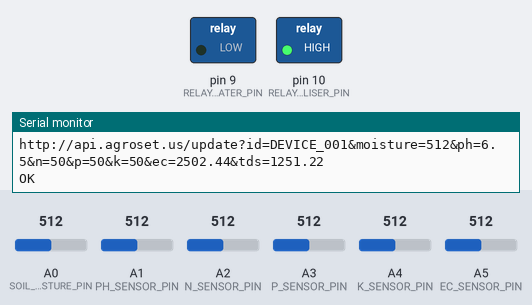
Bench run of a sketch on a simulated Arduino Uno, built with avr-gcc and run on an emulated ATmega328P. On the bench: switched loads named in the sketch (green lamp = pin HIGH), the last lines printed to the serial monitor. The test bench sets the inputs (shaded band); at power-on: A2 (N_SENSOR_PIN) = 512, A0 (SOIL_MOISTURE_PIN) = 512, A1 (PH_SENSOR_PIN) = 512, A3 (P_SENSOR_PIN) = 512, A4 (K_SENSOR_PIN) = 512, A5 (EC_SENSOR_PIN) = 512. The modem accepts every AT command (registered, SIM ready, sends succeed) and sends nothing else.

Above: at 6.1 s.
6.2 s: A2 (N_SENSOR_PIN) set to 318
17.5 s: A2 (N_SENSOR_PIN) set to 297
At 28.0 s:
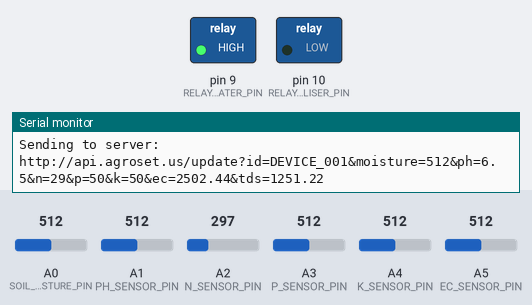
28.6 s: A0 (SOIL_MOISTURE_PIN) set to 30
At 38.9 s:
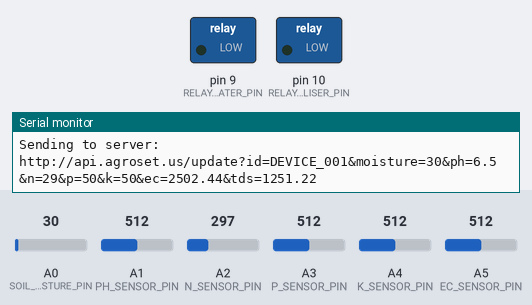
41.4 s: A0 (SOIL_MOISTURE_PIN) set to 306
At 49.8 s:
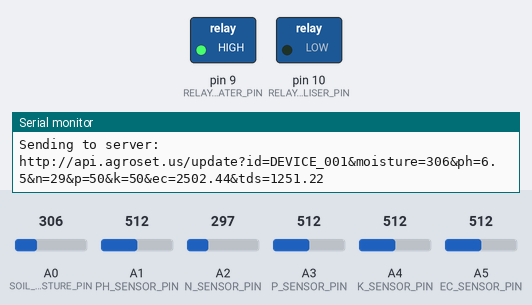
50.7 s: A2 (N_SENSOR_PIN) set to 716
At 60.7 s:
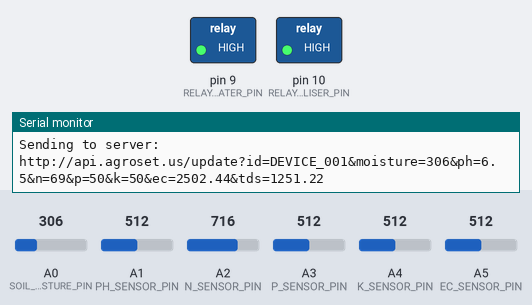
Timing chart, 0 to 62.2 s (numbered marks = the images above; inputs shaded):
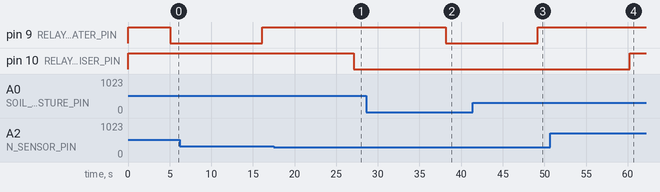

The sketch:

AGROSET.ino
```cpp
#include <SoftwareSerial.h>

// === GSM on pins RX=6, TX=5 ===
SoftwareSerial gsm(6, 5);

// === Configuration ===
const char* deviceID = "DEVICE_001";
const char* apn      = "internet";
const char* user     = "internet";
const char* pass     = "";

// === Sensor Pins ===
#define SOIL_MOISTURE_PIN A0
#define PH_SENSOR_PIN     A1
#define N_SENSOR_PIN      A2
#define P_SENSOR_PIN      A3
#define K_SENSOR_PIN      A4
#define EC_SENSOR_PIN     A5

// === Relay Pins ===
#define RELAY_WATER_PIN      9
#define RELAY_FERTILISER_PIN 10

bool firstRun = true;

void setup() {
  Serial.begin(9600);
  gsm.begin(9600);

  pinMode(RELAY_WATER_PIN, OUTPUT);
  pinMode(RELAY_FERTILISER_PIN, OUTPUT);
  digitalWrite(RELAY_WATER_PIN, HIGH);     // OFF
  digitalWrite(RELAY_FERTILISER_PIN, HIGH);// OFF

  Serial.println("\n--- SYSTEM START ---");
  initGPRS();
}

void loop() {
  // === Read Sensors ===
  int moistureRaw = analogRead(SOIL_MOISTURE_PIN);
  int rawPH       = analogRead(PH_SENSOR_PIN);
  int rawN        = analogRead(N_SENSOR_PIN);
  int rawP        = analogRead(P_SENSOR_PIN);
  int rawK        = analogRead(K_SENSOR_PIN);
  int rawEC       = analogRead(EC_SENSOR_PIN);

  float pH         = map(rawPH, 0, 1023, 30, 100) / 10.0;
  int   nitrogen   = map(rawN, 0, 1023, 0, 100);
  int   phosphorus = map(rawP, 0, 1023, 0, 100);
  int   potassium  = map(rawK, 0, 1023, 0, 100);
  float voltage    = rawEC * (5.0 / 1023.0);
  float ec         = (voltage / 3.5) * 3500.0;
  float tds        = ec * 0.5;

  // === Print to Serial Monitor ===
  Serial.println("\n=== Sensor Readings ===");
  Serial.print("Moisture (raw): "); Serial.println(moistureRaw);
  Serial.print("pH: "); Serial.println(pH, 1);
  Serial.print("N: "); Serial.print(nitrogen);
  Serial.print(" | P: "); Serial.print(phosphorus);
  Serial.print(" | K: "); Serial.println(potassium);
  Serial.print("EC: "); Serial.print(ec, 2);
  Serial.print(" µS/cm | TDS: "); Serial.println(tds, 2);

  // === Relay Logic ===
  bool needWater = (moistureRaw == 30);
  bool needFert  = (nitrogen < 30 || phosphorus < 30 || potassium < 30);

  if (firstRun) {
    Serial.println("First run: forcing water pump ON");
    digitalWrite(RELAY_WATER_PIN, LOW);  // ON
    firstRun = false;
  } else {
    digitalWrite(RELAY_WATER_PIN, needWater ? LOW : HIGH);
  }

  digitalWrite(RELAY_FERTILISER_PIN, needFert ? LOW : HIGH);

  Serial.println((!firstRun && needWater) ? "Water pump ON" : "Water pump OFF");
  Serial.println(needFert ? "Fertiliser ON" : "Fertiliser OFF");

  // === Construct URL ===
  String url = "http://api.agroset.us/update?"
               "id=" + String(deviceID) +
               "&moisture=" + String(moistureRaw) +
               "&ph=" + String(pH, 1) +
               "&n=" + String(nitrogen) +
               "&p=" + String(phosphorus) +
               "&k=" + String(potassium) +
               "&ec=" + String(ec, 2) +
               "&tds=" + String(tds, 2);

  Serial.println("Sending to server:");
  Serial.println(url);

  // === Send Data via GSM ===
  sendGSM("AT+HTTPTERM");
  sendGSM("AT+HTTPINIT");
  sendGSM("AT+HTTPPARA=\"CID\",1");
  sendGSM("AT+HTTPPARA=\"URL\",\"" + url + "\"");
  sendGSM("AT+HTTPACTION=0");
  delay(3000);
  sendGSM("AT+HTTPREAD");
  sendGSM("AT+HTTPTERM");

  Serial.println("Cycle complete.");
  delay(2000);
}

void initGPRS() {
  sendGSM("AT");
  sendGSM("AT+SAPBR=3,1,\"Contype\",\"GPRS\"");
  sendGSM("AT+SAPBR=3,1,\"APN\",\"" + String(apn) + "\"");
  if (user[0]) sendGSM("AT+SAPBR=3,1,\"USER\",\"" + String(user) + "\"");
  if (pass[0]) sendGSM("AT+SAPBR=3,1,\"PWD\",\"" + String(pass) + "\"");
  sendGSM("AT+SAPBR=1,1");
  sendGSM("AT+SAPBR=2,1");
}

void sendGSM(const String &cmd) {
  gsm.println(cmd);
  delay(800);
  while (gsm.available()) Serial.write(gsm.read());
}
```

Measured:
- the behaviour switches between 307 and 306 on A2 (N_SENSOR_PIN) (found by bisection; images 0 and 1)
- after the input at 17.5 s, pin 10 (RELAY_FERTILISER_PIN): HIGH → LOW after 9.6 s
- after the input at 28.6 s, pin 9 (RELAY_WATER_PIN): HIGH → LOW after 9.6 s
- after the input at 41.4 s, pin 9 (RELAY_WATER_PIN): LOW → HIGH after 7.8 s
- after the input at 50.7 s, pin 10 (RELAY_FERTILISER_PIN): LOW → HIGH after 9.5 s
